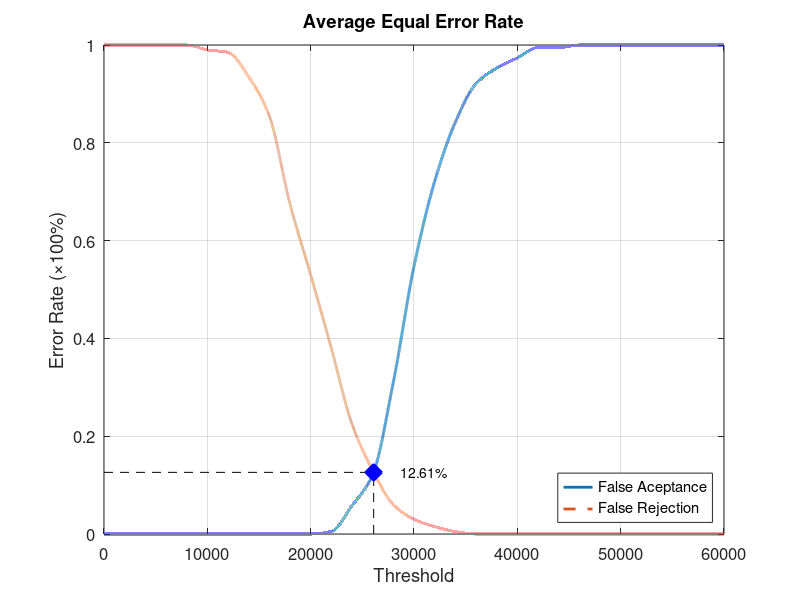
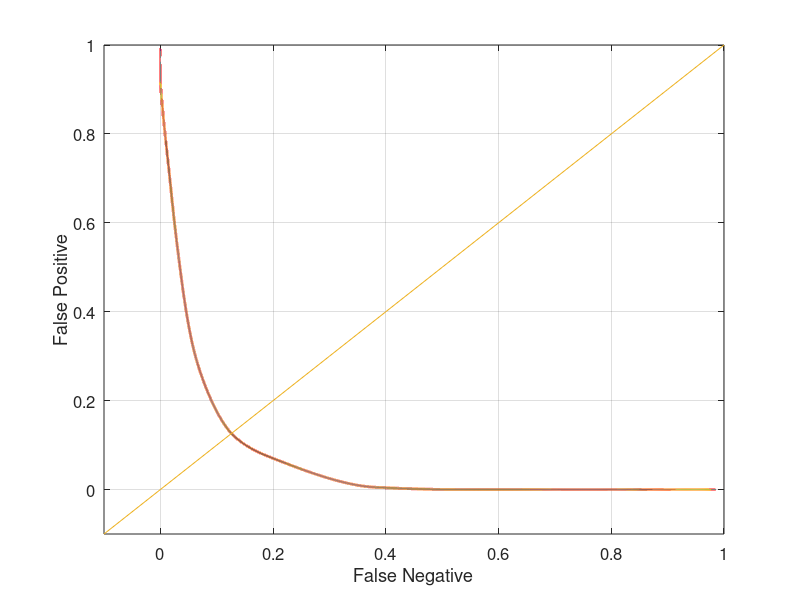

Write MATLAB code to recreate these figures, in order.
function yEER = Database3_4
close all;
clear;
clc;
x = 0:2000:60000;
xq = 0:0.5:60000;

y0 = [0 0 0 0 0 0 0 0 0 0 0 0.00526316 0.0578947 0.121053 0.310526 0.547368 0.721053 0.842105 0.921053 0.952632 0.973684 0.994737 0.994737 1 1 1 1 1 1 1 1];
yy0 = interp1(x, y0, xq, 'pchip');
y1 = [1 1 1 1 1 0.99 0.985 0.935 0.855 0.675 0.53 0.38 0.225 0.13 0.06 0.03 0.015 0.005 0 0 0 0 0 0 0 0 0 0 0 0 0];
yy1 = interp1(x, y1, xq, 'pchip');

% Calculating EER: 
y2 = abs(y0 - y1);
find(y2 == min(y2))
yy2 = abs(yy0 - yy1);
xEER = find(yy2 == min(yy2));
xEERIndex = xq(xEER) % X-axis EER
yEER = yy0(xEER) % Y-axis EER

main = figure
plot(xq, yy0,'-','LineWidth', 2);	hold on
plot(xq, yy1,'--','LineWidth', 2);	hold on
plot([xEERIndex xEERIndex], [0 yEER], 'k--');	hold on
plot([0 xEERIndex], [yEER yEER], 'k--');	hold on
plot(xEERIndex, yEER, 'bx', 'LineWidth', 10);	hold on
text(xEERIndex + 10 * xEERIndex / 100, yEER, [num2str(round((10000 * yEER)) / 100) '%'])
legend('False Aceptance', 'False Rejection', 'Location', 'SouthEast')
xlabel('Threshold')
ylabel('Error Rate (\times100%)')
title('Average Equal Error Rate')
set(gca, 'FontSize', 12)
axis([0 60000 0 1])
grid on

print(main, 'Database3_4Main', '-dpng');
FNRxFPR = figure('Color', [1 1 1]);
plot(yy1, yy0, '-', yy1, yy0, 'LineWidth', 2);
hold on
y = -0.1:0.1:1
plot(y, y); 
set(gca, 'FontSize', 12)
xlabel('False Negative')
ylabel('False Positive')
axis([-0.1 1 -0.1 1])
set(gca, 'FontSize', 12)
grid on

print(FNRxFPR, 'Database3_4FNRxFPR','-dpng');
end
